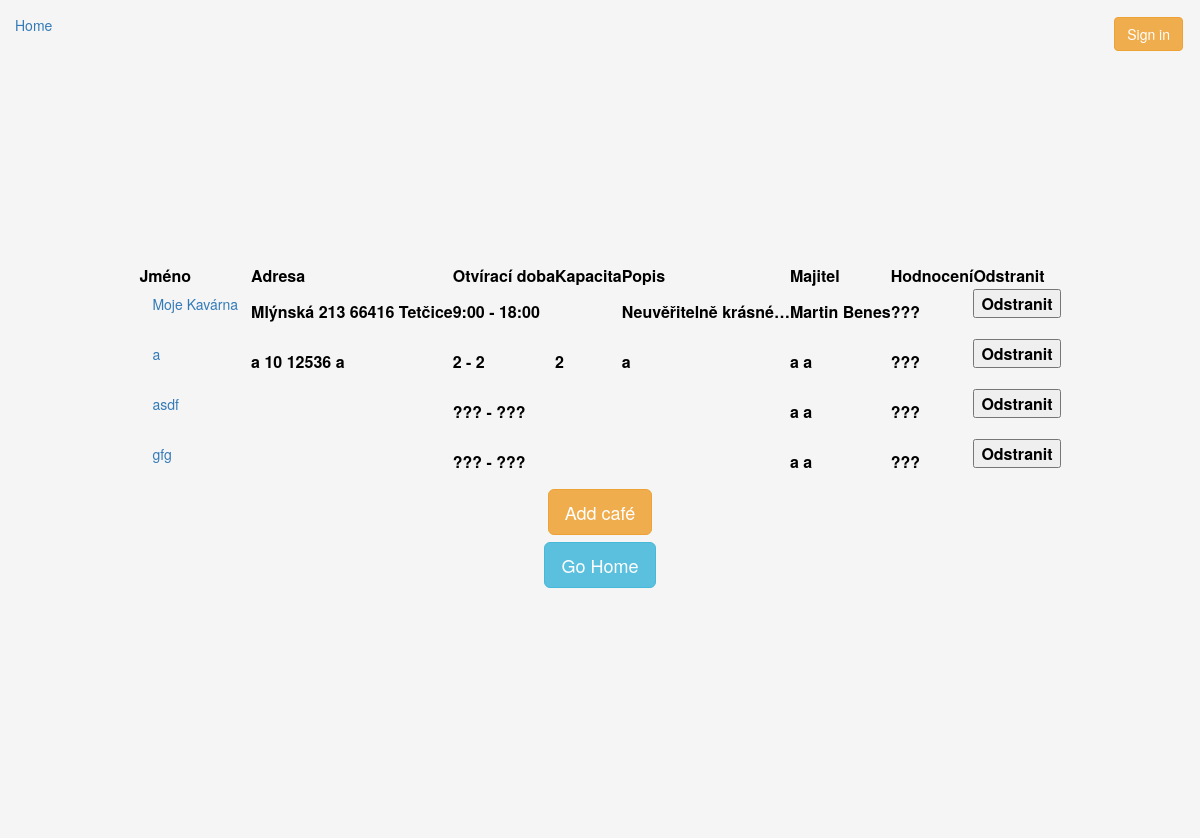
Before: /cafes/ with the older database file.
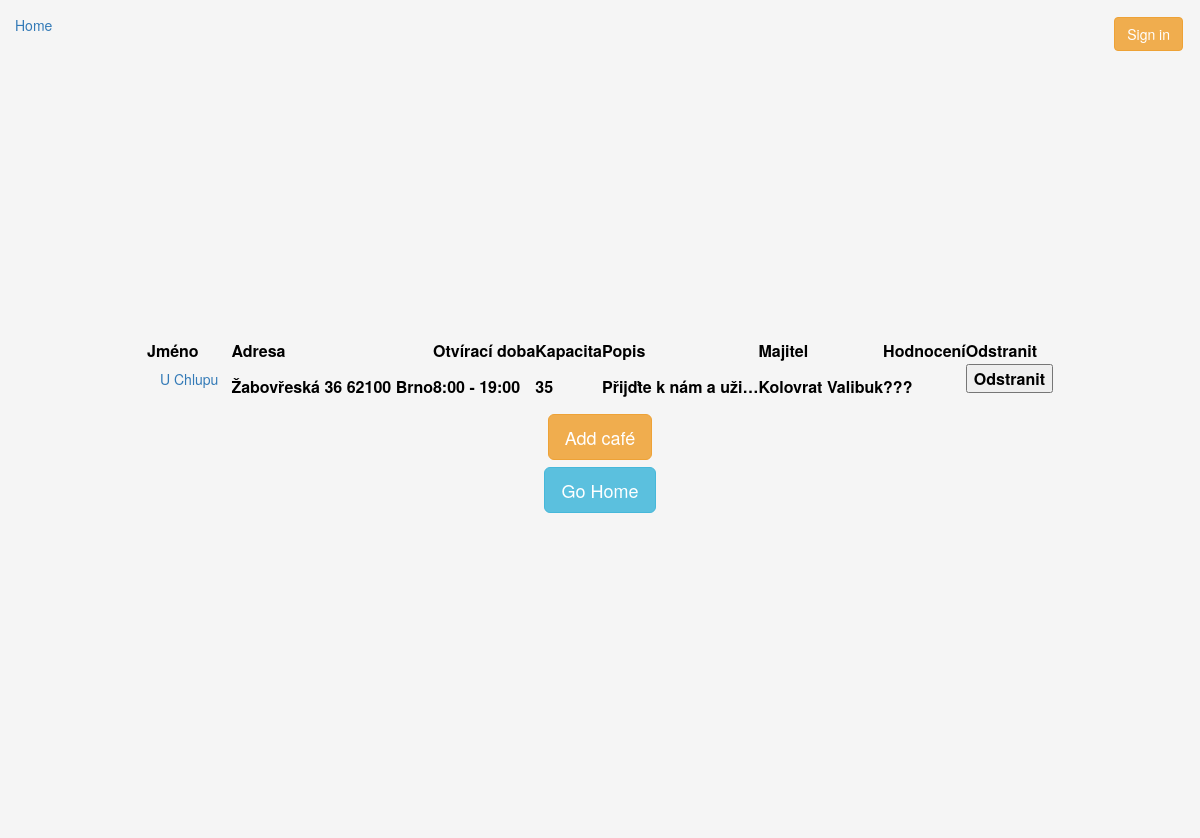
After: the same page with the newer database file.
### kavarna/models.py (models this page shows, shortened)
class Cafe(models.Model):
    name = models.CharField(max_length=64)
    street = models.CharField(max_length=64, blank=True, default='')
    housenumber = models.PositiveIntegerField(blank=True, default=0) # needs to be changed
    city = models.CharField(max_length=64, blank=True, default='')
    psc = models.CharField(max_length=64, blank=True, default='')
    opensAt = models.CharField(max_length=64, blank=True, default='')
    closesAt = models.CharField(max_length=64, blank=True, default='')
    capacity = models.PositiveSmallIntegerField(blank=True, default=0)
    description = models.TextField(blank=True, default='')
    owner = models.ForeignKey(User, on_delete=models.CASCADE)
    offers_coffee = models.ManyToManyField(Coffee)

### kavarna/views.py (the view)
# urls.py: path('cafes/', views.cafes, name='cafes'),
def cafes(request):
    d = generateDict(request)
    if 'message' in d:
        return errLogout(request, d)
    if request.method == 'POST':
        pk = request.POST.get('pk')
        models.Cafe.objects.get(pk=pk).delete()
        return HttpResponseRedirect('')
    d['cafes_list'] = models.Cafe.objects.all()
    d['users_list'] = User.objects.all()
    d['drinkers_list'] = models.Drinker.objects.all()
    return render(request, "cafes.html", d)

### kavarna/core.py (called while the page is built)
def generateDict(request):
    try:
        email = request.COOKIES['user']
        if User.objects.get(email=email) != None:
            d = {'loggeduser'    : User.objects.get(email=email),
                 'loggeddrinker' : models.Drinker.getData(email) }
        else:
            d = {'message'   : 'Unknown user'}
    except:
        d = {}
    d['key'] = request.GET.get('key', '')
    return d

### kavarna/templates/cafes.html (shortened to what this page needs)
{% extends "titlepage.html" %}
{% block content %}
<table>
    <tr>
        <th>Jméno</th>
        <th>Adresa</th>
        <th>Otvírací doba</th>
        <th>Kapacita</th>
        <th>Popis</th>
        <th>Majitel</th>
        <th>Hodnocení</th>
        <th>Odstranit</th>
    </tr>
    {% for a in cafes_list %}
    <tr>
        <th>
            <form method="get" action="/cafe">
                <button class="btn btn-link" type="Submit">{{a.name}}</button>
            </form>
        </th>
        <th>{{a.street|default:""}} {{a.housenumber|default:""}} {{a.psc|default:""}} {{a.city|default:""}}</th>
        <th>{{a.opensAt|default:"???"}} - {{a.closesAt|default:"???"}}</th>
        <th>{{a.capacity|default:""}}</th>
        <th>{{a.description|default:""|truncatechars:20}}</th>
        <th>{{a.owner.first_name}} {{a.owner.last_name}}</th>
        <th>???</th>
        <th>
            <form method="post" action="">{% csrf_token %}
                <button type="Submit">Odstranit</button>
            </form>
        </th>
    </tr>
    {% endfor %}
</table>
<div class="row hcentralize">
    <a href="{% url 'addcafe' %}"><button class="btn btn-lg btn-warning" type="submit">Add café</button></a>
</div>
<div class="row hcentralize">
    <a href="{% url '' %}"><button class="btn btn-lg btn-info" type="submit">Go Home</button></a>
</div>
{% endblock %}

### kavarna/templates/titlepage.html (shortened to what this page needs)
{% extends "base.html" %}
{% block maincontent %}
<div class="row vertical-center hcentralize ">
    <div class="col">
        {% block content %}
        {% endblock %}
    </div>
</div>
{% endblock %}

### kavarna/templates/base.html (shortened to what this page needs)
{% load static %}
<html>
    <head>
        <link rel="stylesheet" href="https://maxcdn.bootstrapcdn.com/bootstrap/3.3.7/css/bootstrap.min.css">
        <link rel = "stylesheet" type = "text/css" href = "{% static 'kavarna/styles.css' %}">
    </head>
    <body class="backgrounder">
        <div class="panel-body">
            <div class="row">
                <div class="col-xs-12">
                    {% block homelink %}
                        <div class="col pull-left" style="margin-top: 0;">
                            <a href="{% url '' %}">Home</a>
                        </div>
                    {% endblock %}
                    <div class="col pull-right" style="margin-top: 0;">
                            {% if loggeduser %}
                            <div class="dropdown">
                                <button class="btn dropdown-toggle" type="button" data-toggle="dropdown">
                                {{ loggeduser.first_name }} {{ loggeduser.last_name }}
                                <span class="caret"></span></button>
                                <ul class="dropdown-menu dropdown-menu-right">
                                    <li><a href="{% url 'profile' %}?user={{ loggeduser.pk }}">Profile</a></li>
                                    <li><a href="{% url 'logout' %}">Logout</a></li>
                                </ul>
                            </div>
                            {% else %}
                            <a href="{% url 'signin' %}">
                                <button class="btn btn-warning" type="button">
                                Sign in
                                </button>
                            </a>
                            {% endif %}
                    </div>
                </div>
            </div>
        </div>
        <div class="container-fluid">
            {% block maincontent %}
            {% endblock %}
        </div>
        <div class="container-fluid" style="padding-top: 50px">
    </body>
</html>

### kavarna/static/kavarna/styles.css (style rules this page uses)
html, body { height: 100%; }
.backgrounder { background-color: #f5f5f5; color: black; }
.hcentralize { display: -ms-flexbox; display: -webkit-box; display: flex; -ms-flex-align: center; -ms-flex-pack: center; -webkit-box-align: center; -webkit-box-pack: center; justify-content: center; }
input, .btn-warning, .btn-primary { margin: 2px; }
.btn-info { margin: 5px; }
.vertical-center { min-height: 90%; min-height: 90vh; display: flex; align-items: center; }

Changed rows visible on the page:
removed Cafe: name "Moje Kavárna", street "Mlýnská", housenumber "213", psc "66416", city "Tetčice", opensAt "9:00", closesAt "18:00", description "Neuvěřitelně krásné…", owner.first_name "Martin", owner.last_name "Benes"
removed Cafe: name "a", street "a", housenumber "10", psc "12536", city "a", opensAt "2", closesAt "2", capacity "2", description "a", owner.first_name "a", owner.last_name "a"
removed Cafe: name "asdf", opensAt "???", closesAt "???", owner.first_name "a", owner.last_name "a"
removed Cafe: name "gfg", opensAt "???", closesAt "???", owner.first_name "a", owner.last_name "a"
added Cafe: name "U Chlupu", street "Žabovřeská", housenumber "36", psc "62100", city "Brno", opensAt "8:00", closesAt "19:00", capacity "35", description "Přijďte k nám a uži…", owner.first_name "Kolovrat", owner.last_name "Valibuk"
